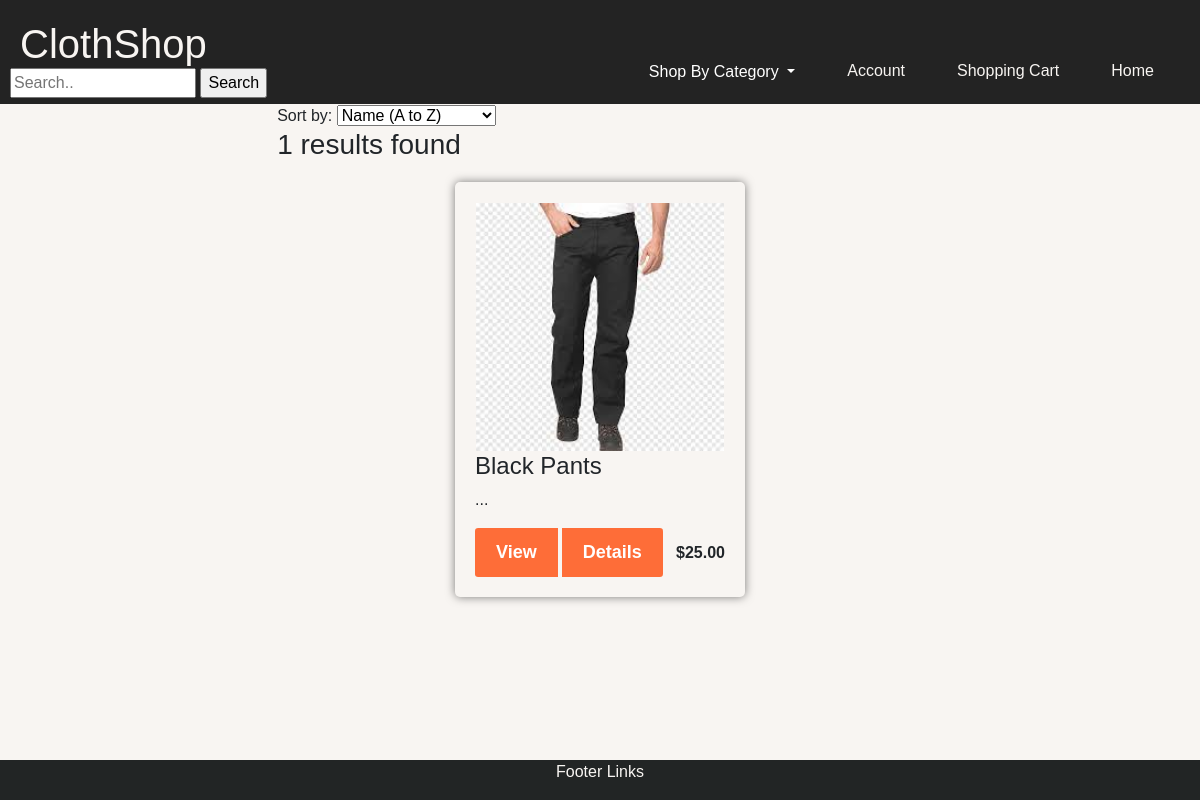
Before: /searchresults/ with the older database file.
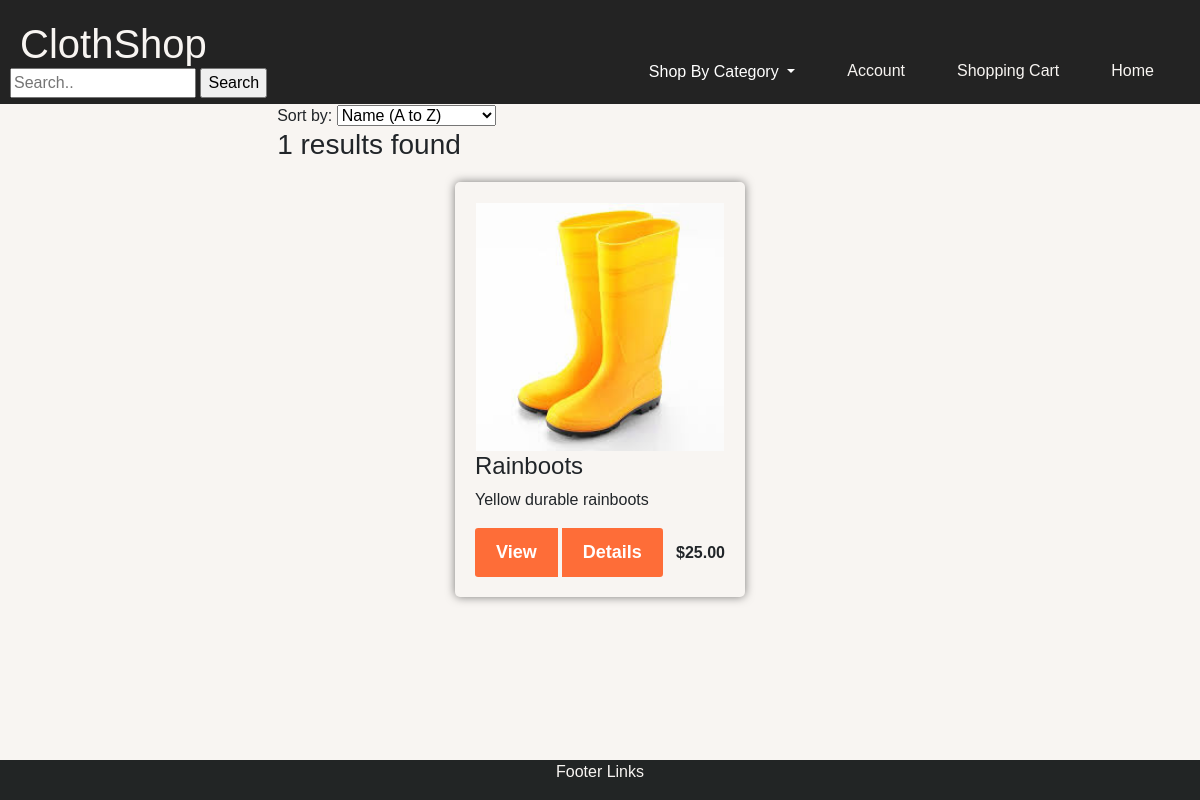
After: the same page with the newer database file.
### website/models.py (models this page shows)
class Product(models.Model):
    name = models.CharField(max_length=255)
    description = models.CharField(max_length=255)
    price = models.DecimalField(max_digits=10, decimal_places=2)
    image = models.ImageField(upload_to='images/')
    availability = models.CharField(max_length=255)

### website/views.py (the view)
# urls.py: path('searchresults/', views.searchresults, name='searchresults'),
def searchresults(request):
    search = request.GET.get('search') or request.POST.get('search')
    sort_option = request.GET.get('sort', 'name')
    results = Product.objects.filter(name__contains=search) if search else Product.objects.all()
    if sort_option == 'name':
        results = results.order_by('name')
    elif sort_option == '-name':
        results = results.order_by('-name')
    elif sort_option == 'price':
        results = results.order_by('price')
    elif sort_option == '-price':
        results = results.order_by('-price')
    if request.headers.get('X-Requested-With') == 'XMLHttpRequest':
        template = loader.get_template('website/sortedresults.html')
        return HttpResponse(template.render({'results': results}))
    return render(request, 'website/searchresult.html', {'search': search, 'results': results})

### website/templates/website/searchresult.html (shortened to what this page needs)
{% include 'website/header.html' %}
<!DOCTYPE html>
<html>
<head>
    <link href="https://cdn.jsdelivr.net/npm/bootstrap@5.0.2/dist/css/bootstrap.min.css" rel="stylesheet">
</head>
<body style = "font-family: 'Gill Sans', 'Gill Sans MT', Calibri, 'Trebuchet MS', sans-serif;">
    <form id="sort-form">
        <label for="sorting">Sort by:</label>
        <select id="sorting" name="sort" onchange="updateResults()">
            <option value="name">Name (A to Z)</option>
        </select>
    </form>
    <h3 id="results-count">{{ results.count }} results found</h3>
    <div class="products" id="results">
        {% include 'website/sortedresults.html' %}
    </div>
</body>
</html>
{% include 'website/footer.html' %}

### website/templates/website/sortedresults.html (shortened to what this page needs)
{% for result in results %}
<div  class="product-card">
    <img class="product-image" src="{{ result.image.url }}" alt="{{ result.name }}">
    <div class="product-description">
        <h4>{{ result.name }}</h4>
        <p>{{ result.description }}</p>
    </div>
    <div class = "d-flex justify-content-between align-items-center">
        <div class = "btn-group">
            <button type = "button" class="btn btn-sm">View</button>
            <button type = "button" class="btn btn-sm">Details</button>
        </div>
        <span class="product-price"> ${{ result.price }}</span>
    </div>
</div>
{% endfor %}

Changed rows visible on the page:
removed Product: image (picture), name "Black Pants", description "...", price "25.00"
added Product: image (picture), name "Rainboots", description "Yellow durable rainboots", price "25.00"
